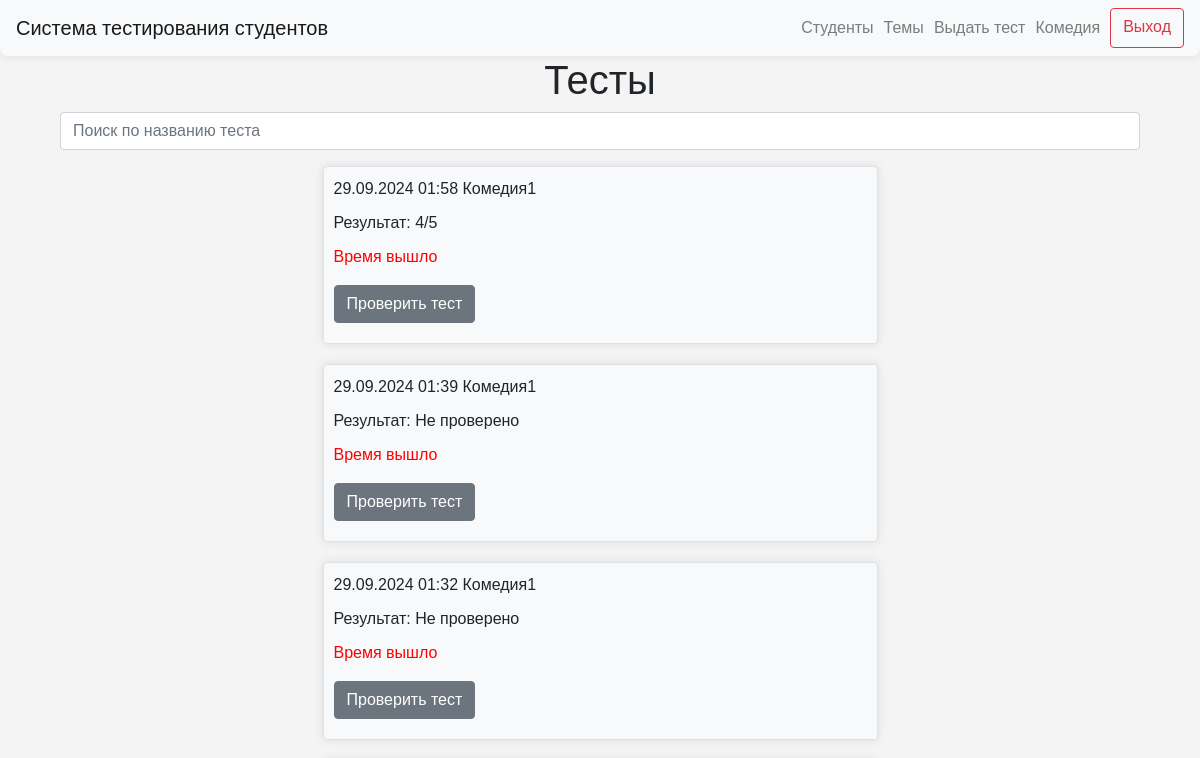
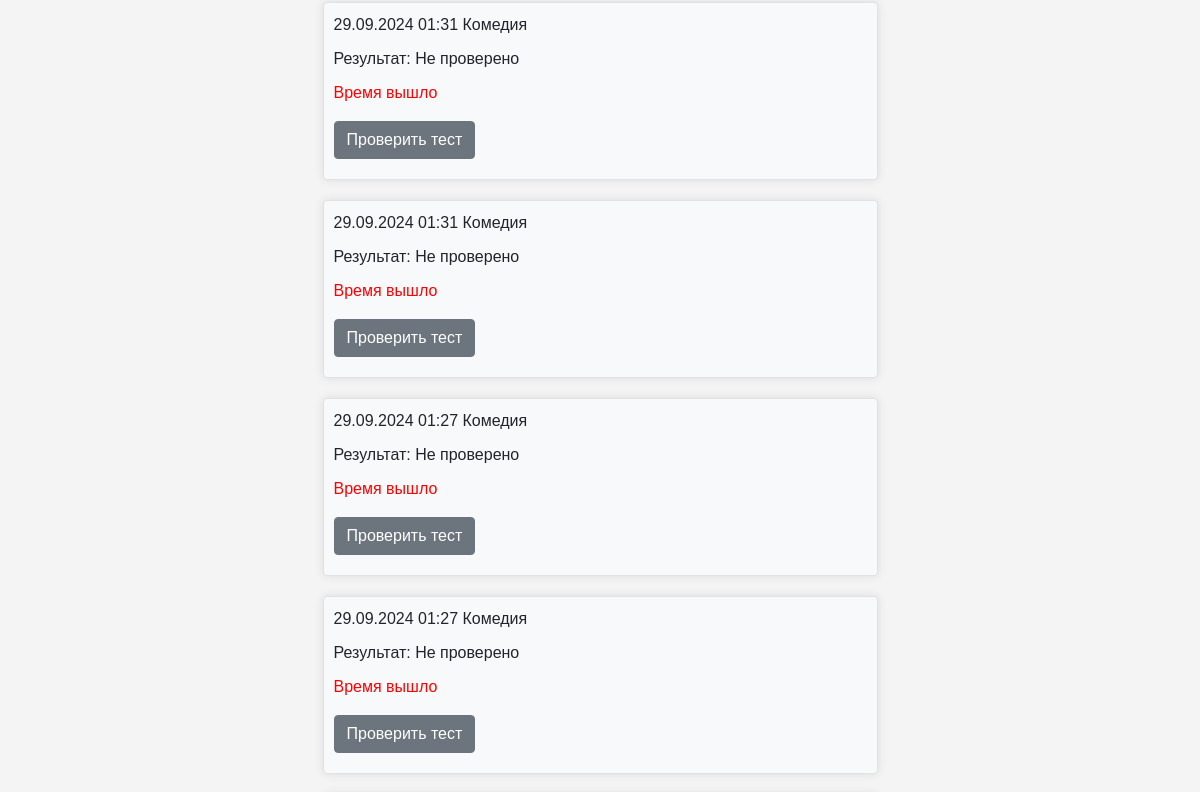
Page / (signed in, upper part) on the earlier database version (2 pictures, top to bottom).
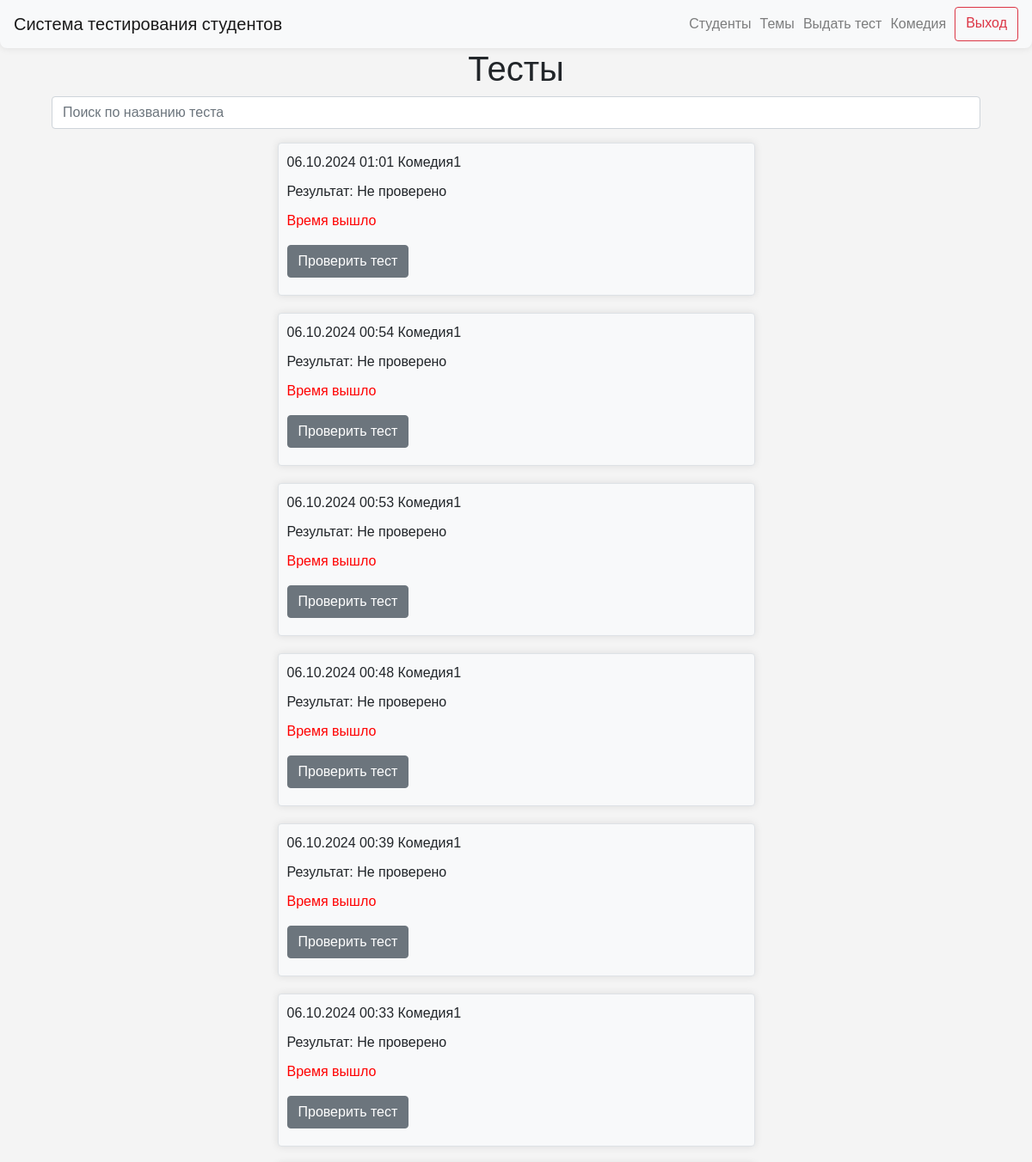
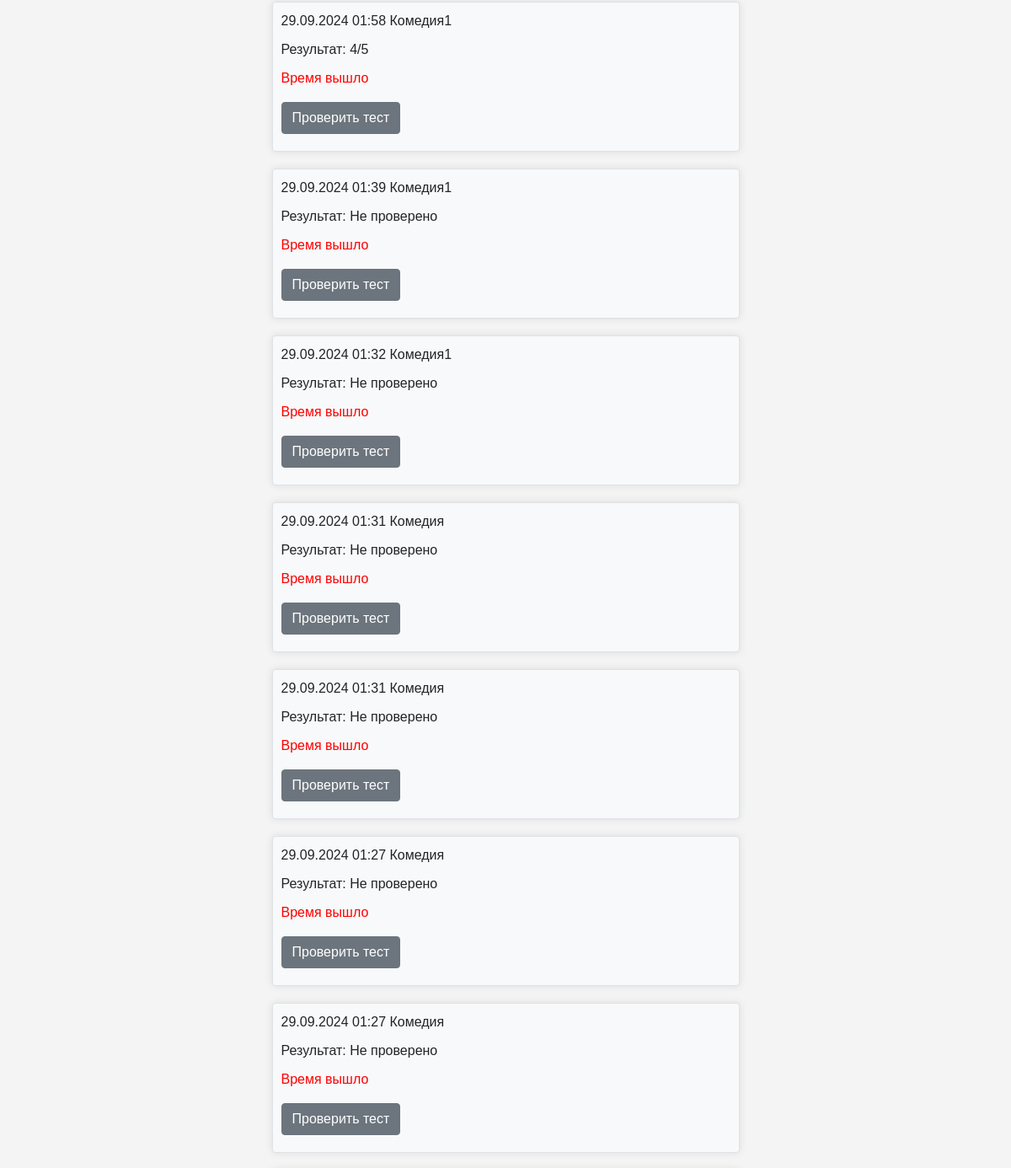
Same page on the later database version (2 pictures, top to bottom).
### data/blitz_tests.py (models this page shows)
class BlitzTest(SqlAlchemyBase, UserMixin, SerializerMixin):
    __tablename__ = "blitz_tests"
    id = sqlalchemy.Column(sqlalchemy.Integer,
                           primary_key=True, autoincrement=True)
    date = sqlalchemy.Column(sqlalchemy.DateTime, default=datetime.datetime.now)
    question_1 = sqlalchemy.Column(sqlalchemy.Integer, sqlalchemy.ForeignKey("questions.id"))
    question_2 = sqlalchemy.Column(sqlalchemy.Integer, sqlalchemy.ForeignKey("questions.id"))
    question_3 = sqlalchemy.Column(sqlalchemy.Integer, sqlalchemy.ForeignKey("questions.id"))
    question_4 = sqlalchemy.Column(sqlalchemy.Integer, sqlalchemy.ForeignKey("questions.id"))
    question_5 = sqlalchemy.Column(sqlalchemy.Integer, sqlalchemy.ForeignKey("questions.id"))
    answer_1 = sqlalchemy.Column(sqlalchemy.String, nullable=True)
    answer_2 = sqlalchemy.Column(sqlalchemy.String, nullable=True)
    answer_3 = sqlalchemy.Column(sqlalchemy.String, nullable=True)
    answer_4 = sqlalchemy.Column(sqlalchemy.String, nullable=True)
    answer_5 = sqlalchemy.Column(sqlalchemy.String, nullable=True)
    comment_1 = sqlalchemy.Column(sqlalchemy.String, nullable=True)
    comment_2 = sqlalchemy.Column(sqlalchemy.String, nullable=True)
    comment_3 = sqlalchemy.Column(sqlalchemy.String, nullable=True)
    comment_4 = sqlalchemy.Column(sqlalchemy.String, nullable=True)
    comment_5 = sqlalchemy.Column(sqlalchemy.String, nullable=True)
    result_answer_1 = sqlalchemy.Column(sqlalchemy.Boolean, nullable=True)
    result_answer_2 = sqlalchemy.Column(sqlalchemy.Boolean, nullable=True)
    result_answer_3 = sqlalchemy.Column(sqlalchemy.Boolean, nullable=True)
    result_answer_4 = sqlalchemy.Column(sqlalchemy.Boolean, nullable=True)
    result_answer_5 = sqlalchemy.Column(sqlalchemy.Boolean, nullable=True)
    student = sqlalchemy.Column(sqlalchemy.Integer, sqlalchemy.ForeignKey("users.id"))

### data/users.py (models this page shows)
class User(SqlAlchemyBase, UserMixin, SerializerMixin):
    __tablename__ = "users"
    id = sqlalchemy.Column(
        sqlalchemy.Integer,
        primary_key=True,
        autoincrement=True,
    )
    name = sqlalchemy.Column(
        sqlalchemy.String,
        nullable=True,
    )
    group_id = sqlalchemy.Column(
        sqlalchemy.Integer,
        sqlalchemy.ForeignKey(
            "groups.id",
            ondelete="CASCADE",
        ),
        nullable=False,
    )
    date_of_birth = sqlalchemy.Column(
        sqlalchemy.Date,
        nullable=True,
    )
    user_level = sqlalchemy.Column(
        sqlalchemy.String,
        default="student",
    )
    avatar = sqlalchemy.Column(
        sqlalchemy.String,
        nullable=True,
        default="icon.jpg",
    )

### server.py (the view, shortened to what this page needs)
@app.route("/")
def index():
    db_sess = db_session.create_session()
    if current_user.is_authenticated:
        available_tests = db_sess.query(BlitzTest).filter(BlitzTest.student == current_user.id)
        tests_admin = db_sess.query(BlitzTest)
        date_time = datetime.datetime.now()
        students = [item for item in db_sess.query(User)]
        results = []
        for test in tests_admin:
            test_results = 0
            if test.result_answer_1 == 1:
                test_results += 1
            if test.result_answer_2 == 1:
                test_results += 1
            if test.result_answer_3 == 1:
                test_results += 1
            if test.result_answer_4 == 1:
                test_results += 1
            if test.result_answer_5 == 1:
                test_results += 1
            if None in [
                test.result_answer_1,
                test.result_answer_2,
                test.result_answer_3,
                test.result_answer_4,
                test.result_answer_5,
            ]:
                results.append("Не проверено")
            else:
                results.append(f"{test_results}/5")
        tests_and_results = zip(tests_admin, results)
        return render_template(
            "index_admin.html",
            date_time=date_time,
            students=students,
            tests_and_results=tests_and_results,
            title="Главная",
        )
    return redirect("/authentication")

### data/db_session.py (called while the page is built)
def create_session() -> Session:
    global __factory
    return __factory()

### server.py (called while the page is built)
@login_manager.user_loader
def load_user(user_id):
    db_sess = db_session.create_session()
    return db_sess.query(User).get(user_id)

### templates/index_admin.html (shortened to what this page needs)
{% extends "base.html" %}
{% block content %}
<div class="container text-center">
    <h1>Тесты</h1>
</div>
<div class="container">
    <input type="text" id="searchInput" class="form-control mb-3" placeholder="Поиск по названию теста">
</div>
{% for test, result in tests_and_results|reverse %}
<div class="col-md-6 border rounded mx-auto custom-div" style="margin-bottom: 20px; padding: 10px;">
    <p class="text-left" style="margin-bottom: 10px;">{{ test.date.strftime("%d.%m.%Y %H:%M") }} {{ students[test.student - 1].name }}</p>
    <div>
        {% if (date_time - test.date).total_seconds() > 300 %}
            <p class="text-left" style="margin-bottom: 10px;">Результат: {{ result }}</p>
            <p style="color: red;">Время вышло</p>
            <a href="{{ url_for('test_result', test_id=test.id) }}">
                <button type="button" style="margin-bottom: 10px;" class="btn btn-secondary">Проверить тест</button>
            </a>
        {% else %}
            <a href="{{ url_for('start_test', test_id=test.id) }}">
                <button type="button" style="margin-bottom: 10px;" class="btn btn-primary">Посмотреть тест</button>
            </a>
        {% endif %}
    </div>
</div>
{% endfor %}
{% endblock %}

Differences in the rows shown:
added BlitzTest: date "06.10.2024 01:01", student.name "Комедия1", result "Не проверено"
added BlitzTest: date "06.10.2024 00:54", student.name "Комедия1", result "Не проверено"
added BlitzTest: date "06.10.2024 00:53", student.name "Комедия1", result "Не проверено"
added BlitzTest: date "06.10.2024 00:48", student.name "Комедия1", result "Не проверено"
added BlitzTest: date "06.10.2024 00:39", student.name "Комедия1", result "Не проверено"
added BlitzTest: date "06.10.2024 00:33", student.name "Комедия1", result "Не проверено"
